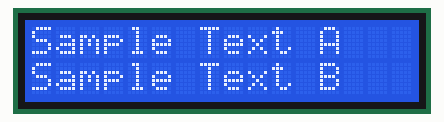
A sketch run on a simulated Arduino Uno, built with avr-gcc and run on an emulated ATmega328P. On the bench: 16×2 character LCD.

Above: at 0.1 s.
At 1.2 s:
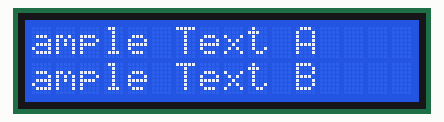
At 3.2 s:
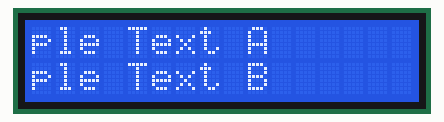
At 6.3 s:
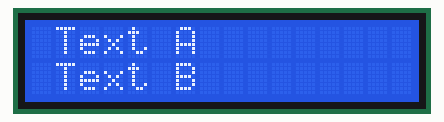
At 9.3 s:
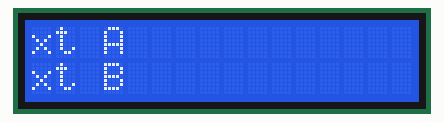
At 12.3 s:
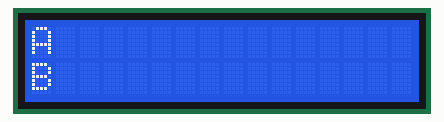

Measured:
- by itself, everything shown: repeats every 13.2 s, in 26 steps
- what the display in image 1 shows lasts 1.0 s, from 1.1 s to 2.1 s

The sketch:

sketch_mar2a.ino
```cpp
// Install this by downloading it from library
#include <LiquidCrystal_I2C.h>

#define LCD_WIDTH 16
#define LCD_HEIGHT 2

LiquidCrystal_I2C lcd(0x27, 16, 2);

const char textA[] = "Sample Text A";
const char textB[] = "Sample Text B";

void setup() {
  // Initialize lcd
  lcd.begin(LCD_WIDTH, LCD_HEIGHT);

  // Turn backlight on
  lcd.backlight();

}

void loop() {

  printOnScreen(0, 0, 0, textA);
  printOnScreen(0, 1, 1, textB);

  delay(1000);

  // Clear the screen
  lcd.clear();
}

/**
 * Params
 * int cx - Cursor X
 * int cy - Cursor y
 * int offsetIndex - Which index will be use to scroll the text. Max 3.
 * char *text - Text to print
 **/
void printOnScreen(int cx, int cy, int offsetIndex, char *text) {

  // Keep our index where we left it
  // Just update it when needed
  static int offsets[3] = {0, 0 ,0};

  int offset = offsets[offsetIndex];

  // Move the cursor into x & y
  lcd.setCursor(cx, cy);

  // Print the adjusted text into screen
  lcd.print(&text[offset]);

  // Increment offset value by 1
  offset++;

  // Check if the offset exceed max length of the text
  if(offset >= strlen(text)) {
    offset = 0;
  }

  // Update offset list
  offsets[offsetIndex] = offset;
}
```
